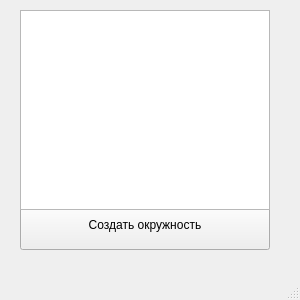
<?xml version="1.0" encoding="UTF-8"?>
<ui version="4.0">
 <class>MainWindow</class>
 <widget class="QMainWindow" name="MainWindow">
  <property name="geometry">
   <rect>
    <x>0</x>
    <y>0</y>
    <width>300</width>
    <height>300</height>
   </rect>
  </property>
  <property name="windowTitle">
   <string>MainWindow</string>
  </property>
  <widget class="QWidget" name="centralwidget">
   <widget class="QPushButton" name="pushButton">
    <property name="geometry">
     <rect>
      <x>20</x>
      <y>200</y>
      <width>250</width>
      <height>50</height>
     </rect>
    </property>
    <property name="text">
     <string>Создать окружность</string>
    </property>
   </widget>
   <widget class="QGraphicsView" name="graphicsView">
    <property name="geometry">
     <rect>
      <x>20</x>
      <y>10</y>
      <width>250</width>
      <height>200</height>
     </rect>
    </property>
   </widget>
  </widget>
  <widget class="QMenuBar" name="menubar">
   <property name="geometry">
    <rect>
     <x>0</x>
     <y>0</y>
     <width>300</width>
     <height>22</height>
    </rect>
   </property>
  </widget>
  <widget class="QStatusBar" name="statusbar"/>
 </widget>
 <resources/>
 <connections/>
</ui>
